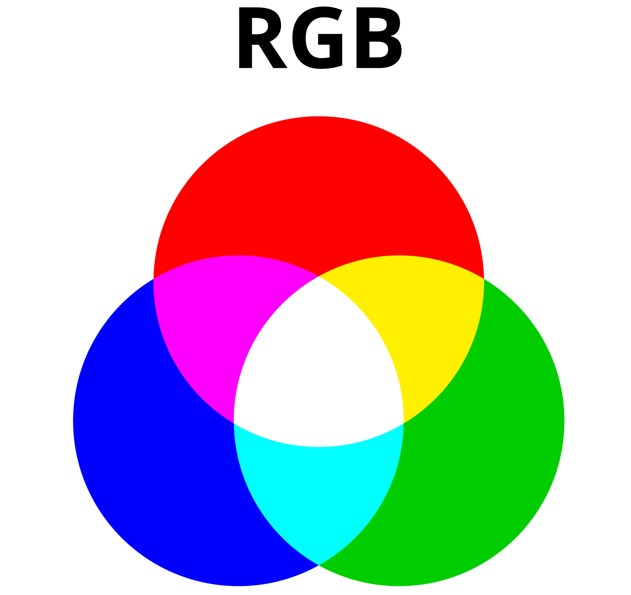
#> input picture img1.jpg, 631 x 595 px
$ jupyter execute image.ipynb
#> lines starting #> are read from the running program, lines starting #| are printed output that depends on the picture; after the words box and inside, x2 and y2 are one past the last pixel; in counts of white or black regions, pixels touching at a corner belong together
# Reading and Displaying an Image

[cell 1]
import cv2
import numpy as np
import matplotlib.pyplot as plt

img = cv2.imread("img1.jpg")
#> img is the input picture: shape (595, 631, 3); mean B, G, R 191.3, 186.2, 191.4

cv2.imshow("Image",img)

cv2.waitKey(0)
cv2.destroyAllWindows()

# Displaying multiple images using hstack function

[cell 2]
import cv2
import numpy as np

img = cv2.imread("img1.jpg")

imgBlue = img[:,:,0]
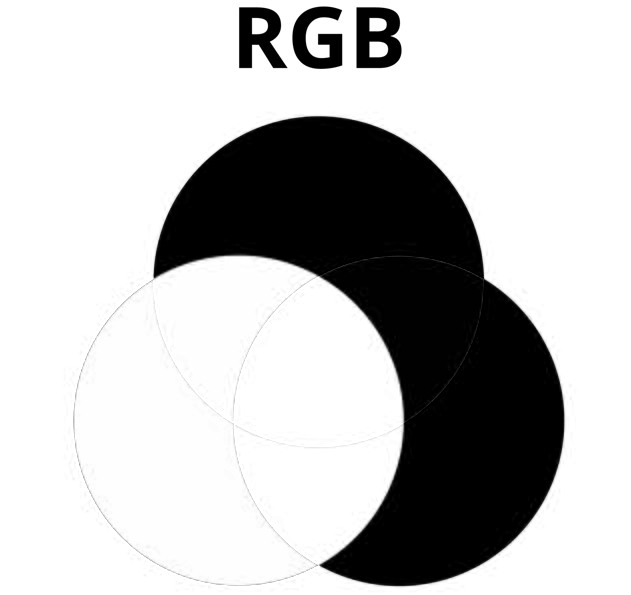
#> imgBlue: shape (595, 631); min 0, max 255, mean 191.3
imgGreen = img[:,:,1]
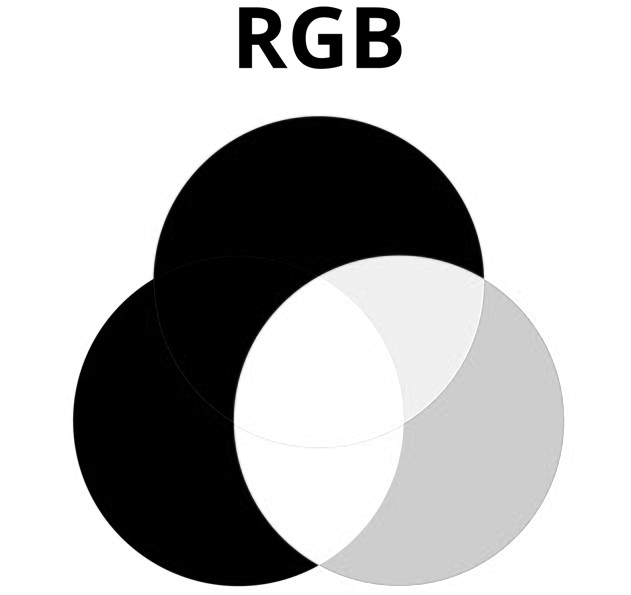
#> imgGreen: shape (595, 631); min 0, max 255, mean 186.2
imgRed = img[:,:,2]
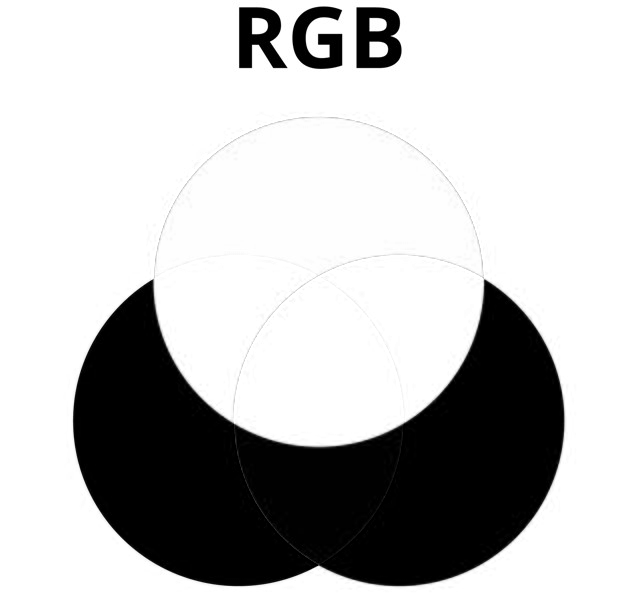
#> imgRed: shape (595, 631); min 0, max 255, mean 191.4

new_img = np.hstack((imgBlue,imgGreen,imgRed))
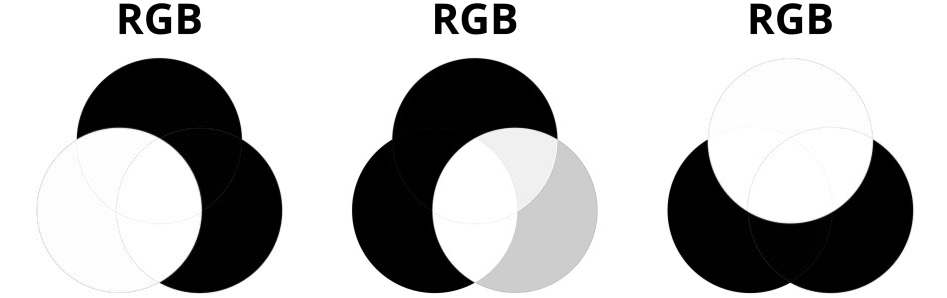
#> new_img: shape (595, 1893) (shown at 1/2 size); min 0, max 255, mean 189.7
cv2.imshow("New Image", new_img)

cv2.waitKey(0)

# Creating an Image using Numpy library

[cell 3]
import cv2
import numpy as np

img = np.zeros((500,500,3))
new_image = cv2.putText(
  img = img,
  text = "Press X",
  org = (200, 200),
  fontFace = cv2.FONT_HERSHEY_DUPLEX,
  fontScale = 1.0,
  color = (125, 246, 55),
  thickness = 3
)
while True:
    cv2.imshow("Window", img)
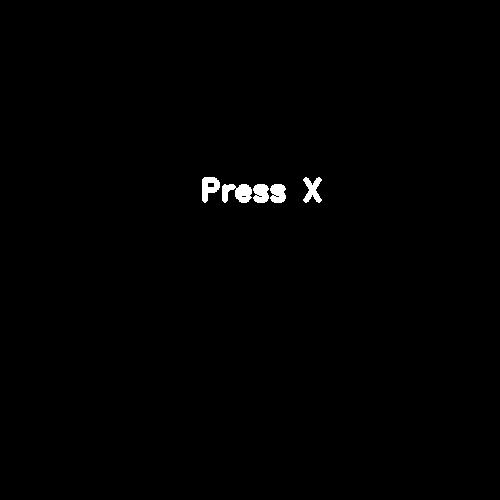
#> window 'Window': shape (500, 500, 3); 0.59% white; 5 white regions, box (x1, y1, x2, y2) and area: (222, 184, 252, 203) 397, (202, 177, 220, 203) 289, (303, 177, 322, 203) 282, (253, 184, 269, 203) 249, (270, 184, 286, 203) 249
    if cv2.waitKey(1) & 0xFF == ord("x"):
#> (key x is pressed here)
        break
cv2.destroyAllWindows()

# Taking input from Mouse Click

[cell 4]
import cv2
import numpy as np

def draw(event, x, y, flags, params):
    print(event)

cv2.namedWindow(winname="Image")
cv2.setMouseCallback("Image", draw)

img = np.zeros((500,500,3))

while True:
    cv2.imshow('Image', img)
    if cv2.waitKey(1) &0xFF == ord('x'):
#> (key x is pressed here)
        break
cv2.destroyAllWindows()

# Program to draw a circle on a mouse click

[cell 5]
import cv2
import numpy as np

img = np.zeros((500,500,3))

def draw(event, x, y, flags, params):
    if event == 1:
        cv2.circle(img, center=(x,y), radius=50, color = (0,255,255), thickness = 1)

cv2.namedWindow(winname="Image")
cv2.setMouseCallback("Image", draw)

while True:
    cv2.imshow('Image', img)
    if cv2.waitKey(2000) & 0xFF == ord("x"):
#> (key x is pressed here)
        break
cv2.destroyAllWindows()

# Program to draw a Rectangle using Mouse Clicks

[cell 6]
import cv2
import numpy as np

ix = -1
iy = -1
flag = False

def draw(event,x,y,flags,params):

    global flag,ix,iy
    if event == 1:
        flag = True
        ix = x
        iy = y

    elif event == 0:
        if flag == True:
            pass
            #cv2.rectangle(img, pt1=(ix,iy), pt2 =(x,y), color =(0,128,128),thickness= 0)

    elif event == 4:
        flag = False
        cv2.rectangle(img, pt1=(ix,iy), pt2 =(x,y), color =(0,128,128),thickness= 0)

cv2.namedWindow(winname="Image")
cv2.setMouseCallback("Image", draw)

img = np.zeros((1000,1000,3))

while True:
    cv2.imshow("Image", img)
    if cv2.waitKey(1) & 0xFF == ord("x"):
#> (key x is pressed here)
        break

cv2.destroyAllWindows()

$ run again, with img3.jpg copied over img1.jpg
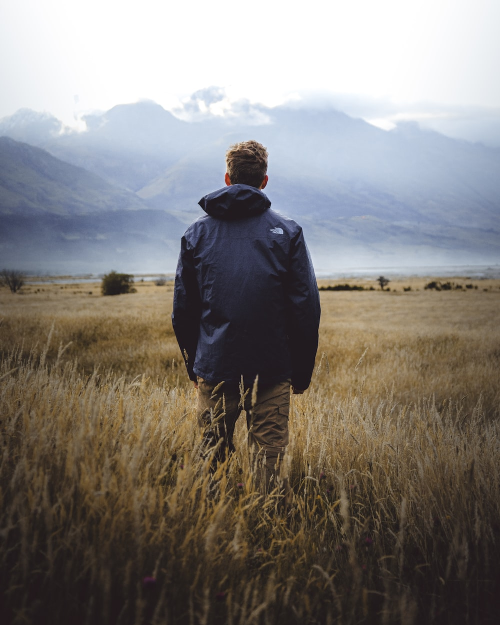
#> input picture img3.jpg, 1000 x 1250 px (shown at 1/2 size)
#> img is the input picture: shape (1250, 1000, 3); mean B, G, R 122.3, 126, 130.7
#> `imgRed = img[:,:,2]`:
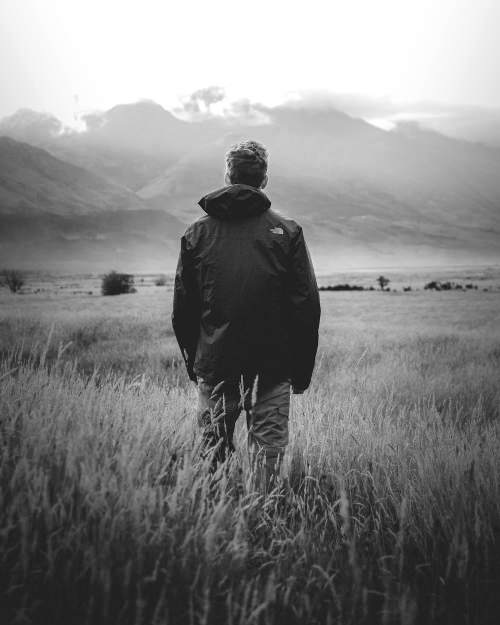
#> imgRed: shape (1250, 1000) (shown at 1/2 size); min 0, max 255, mean 130.7
#> `new_img = np.hstack((imgBlue,imgGreen,imgRed))`:
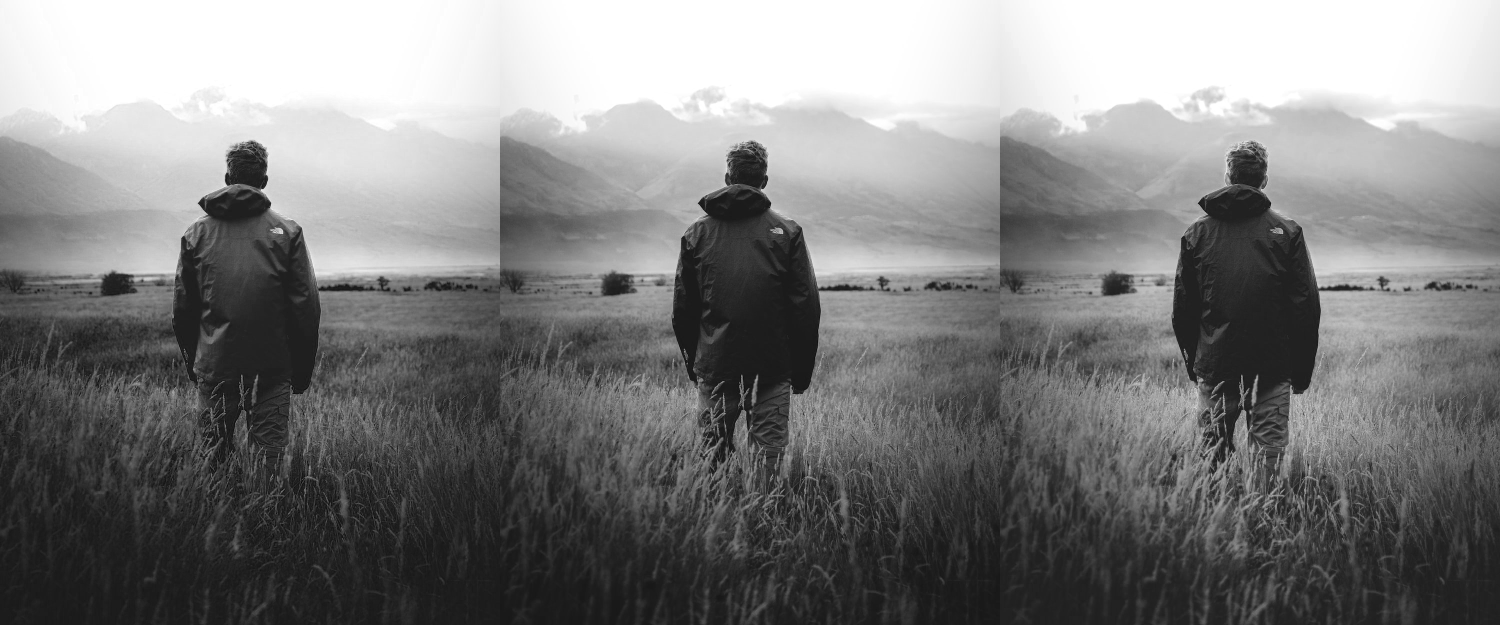
#> new_img: shape (1250, 3000) (shown at 1/2 size); min 0, max 255, mean 126.3
